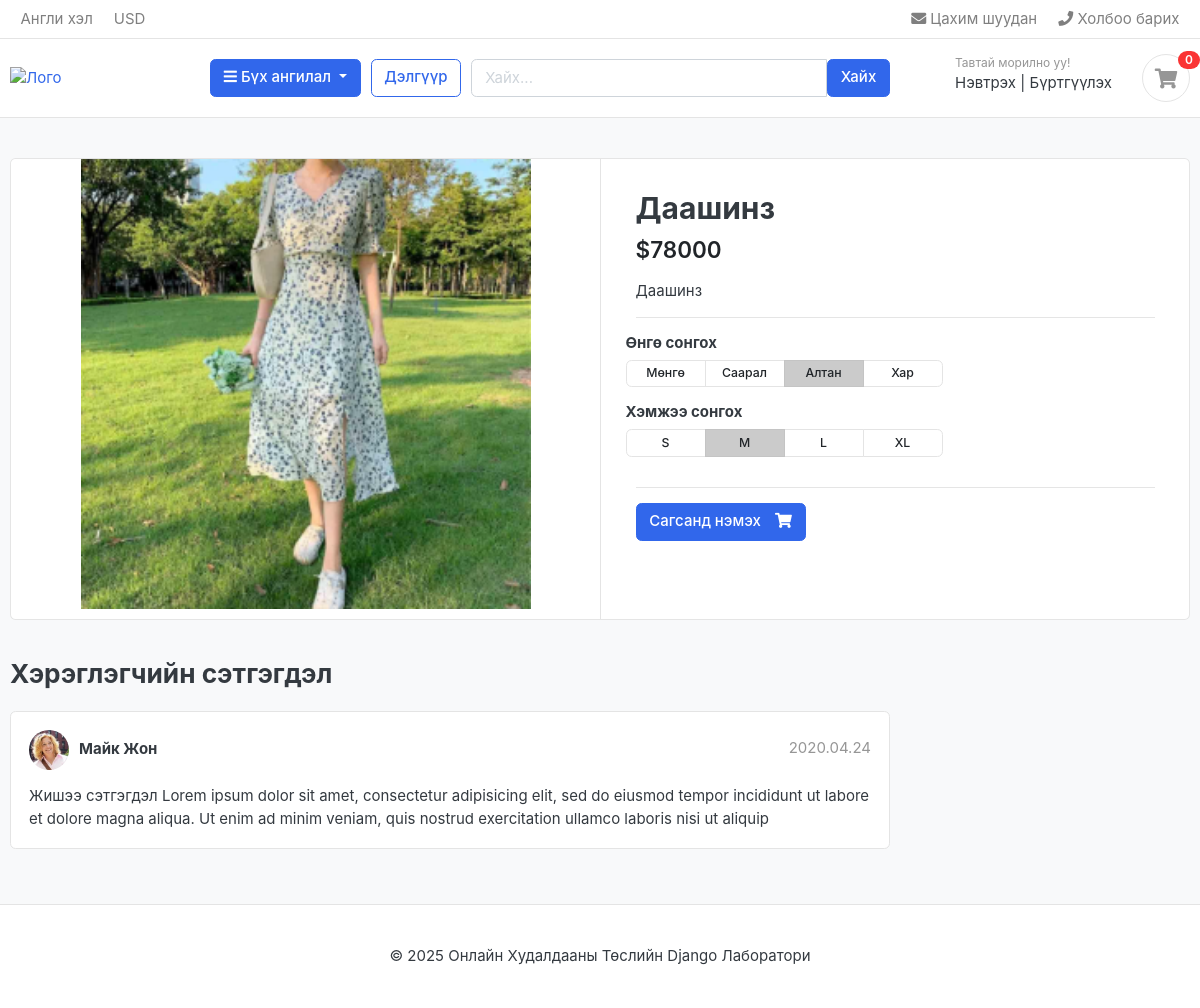
Page /huvcas/daashinz on the committed database.
### shop_app/models.py (models this page shows, shortened)
class Product(models.Model):
    product_name = models.CharField(
        max_length=200,
        unique=True)
    slug = models.SlugField(max_length=200, unique=True)
    description = models.TextField(max_length=500, blank=True)
    price = models.IntegerField()
    images = models.ImageField(upload_to='images/products')
    stock = models.IntegerField()
    is_available = models.BooleanField(default=True)
    category = models.ForeignKey(Category, on_delete=models.CASCADE)
    created_date = models.DateTimeField(auto_now_add=True)
    modified_date = models.DateTimeField(auto_now=True)
    class Meta:
        db_table = "tbl_products"

### shop_app/views.py (the view)
# urls.py: path("<slug:categorySlug>/<slug:productSlug>",     views.product_detail,  name="product_detail"),
def product_detail(request, categorySlug, productSlug):
    category = get_object_or_404(Category, slug=categorySlug)
    product = get_object_or_404(Product, slug=productSlug, category=category)
    in_cart = CartItem.objects.filter(cart__id=_cart_id(request), product=product).exists()
    return render(request, 'product-detail.html', {
        'single_product': product,
        'in_cart': in_cart,
        'product': product,
        'category': category
    })

### cart_app/context_processors.py (called while the page is built)
def counter(request):
    cart_count = 0
    try:
        cart = Cart.objects.filter(id=_cart_id(request))
        cart_items = CartItem.objects.all().filter(cart = cart[:1])
        for cart_item in cart_items:
            cart_count += cart_item.quantity
    except Cart.DoesNotExist:
        cart_count = 0
    return dict(cart_count = cart_count)

### cart_app/views.py (called while the page is built)
def _cart_id(request):
    cart = request.session.session_key
    if not cart:
        cart = request.session.create()
    return cart

### lab2Template/contextProcessors.py (called while the page is built)
def categoriesProcessor(request):
    categories = Category.objects.all()
    return {'categories': categories}

### shop_app/models.py (called while the page is built)
    def getUrl(self):
        return reverse('categoryDetail', kwargs={'slug': self.slug})

### templates/product-detail.html (shortened to what this page needs)
{% extends "base.html" %}
{% load static %}
{% block content %}
<section class="section-content padding-y bg">
<div class="container">
<div class="card">
	<div class="row no-gutters">
		<aside class="col-md-6">
<article class="gallery-wrap">
	<div class="img-big-wrap">
	   {% if product.images %}
	   <a href="#"><img src="{{ product.images.url }}" alt="{{ product.product_name }}"></a>
	   {% else %}
	   <a href="#"><img src="{% static 'images/default_product.jpg' %}" alt="{{ product.product_name }}"></a>
	   {% endif %}
	</div>
</article>
		</aside>
		<main class="col-md-6 border-left">
<article class="content-body">
<h2 class="title">{{ product.product_name }}</h2>
<div class="mb-3">
	<var class="price h4">${{ product.price }}</var>
</div>
<p>{{ product.description|default:"Бүтээгдэхүүний мэдээлэл алга байна." }}</p>
<hr>
<div class="row">
	<div class="item-option-select">
		<h6>Өнгө сонгох</h6>
		<div class="btn-group btn-group-sm btn-group-toggle" data-toggle="buttons">
		  <label class="btn btn-light">
		    <input type="radio" name="radio_color"> Мөнгө
		  </label>
		  <label class="btn btn-light">
		    <input type="radio" name="radio_color"> Саарал
		  </label>
		  <label class="btn btn-light active">
		    <input type="radio" name="radio_color" checked> Алтан
		  </label>
		  <label class="btn btn-light">
		    <input type="radio" name="radio_color"> Хар
		  </label>
		</div>
	</div>
</div>
<div class="row">
	<div class="item-option-select">
		<h6>Хэмжээ сонгох</h6>
		<div class="btn-group btn-group-sm btn-group-toggle" data-toggle="buttons">
		  <label class="btn btn-light">
		    <input type="radio" name="radio_size"> S
		  </label>
		  <label class="btn btn-light active">
		    <input type="radio" name="radio_size" checked> M
		  </label>
		  <label class="btn btn-light">
		    <input type="radio" name="radio_size"> L
		  </label>
		  <label class="btn btn-light">
		    <input type="radio" name="radio_size"> XL
		  </label>
		</div>
	</div>
</div>
<hr>
{% if single_product.stock <= 0 %}
<button class="btn btn-secondary" disabled>
	<span class="text">Бараа дууссан</span>
	<i class="fas fa-ban"></i>
</button>
{% else %}
	{% if in_cart %}
		<a href="" class="btn btn-success">
			<i class="fas fa-check"></i>
		</a>
		<a href="{% url 'cart' %}" class="btn btn-outline-primary">
			<span class="text">Сагс харах</span> <i class="fas fa-eye"></i>
		</a>
	{% else %}
		<a href="{% url 'add_cart' single_product.id %}" class="btn btn-primary">
			<span class="text">Сагсанд нэмэх</span>
			<i class="fas fa-shopping-cart"></i>
		</a>
	{% endif %}
{% endif %}
</article>
		</main>
	</div>
</div>
<br>
<div class="row">
	<div class="col-md-9">
	<header class="section-heading">
		<h3>Хэрэглэгчийн сэтгэгдэл</h3>
	</header>
	<article class="box mb-3">
		<div class="icontext w-100">
			<img src="{% static 'images/avatars/avatar1.jpg' %}" class="img-xs icon rounded-circle" alt="Avatar">
			<div class="text">
				<span class="date text-muted float-md-right">2020.04.24 </span>
				<h6 class="mb-1">Майк Жон</h6>
			</div>
		</div>
		<div class="mt-3">
			<p>
				Жишээ сэтгэгдэл Lorem ipsum dolor sit amet, consectetur adipisicing elit, sed do eiusmod
				tempor incididunt ut labore et dolore magna aliqua. Ut enim ad minim veniam,
				quis nostrud exercitation ullamco laboris nisi ut aliquip
			</p>
		</div>
	</article>
	</div>
</div>
</div>
</section>
{% endblock %}

### static/css/ui.css (style rules this page uses)
html { font-family: "Inter", sans-serif; font-size: 15px; }
.content-body { flex: 1 1 auto; padding: 2rem 2.3rem; }
.img-xs, .img-sm, .img-md, .img-lg { -o-object-fit: cover; object-fit: cover; flex-shrink: 0; flex-grow: 0; }
.img-xs { width: 40px; height: 40px; }
.padding-y { padding-top: 40px; padding-bottom: 40px; }
var { font-style: normal; }
article:after, .form-group:after { display: block; clear: both; content: ""; }
.bg { background-color: #f8f9fa; }
.section-heading { margin-bottom: 20px; margin-top: 15px; }
p:last-child { margin-bottom: 0; }
.btn-light { background-color: #fff; border-color: #e4e4e4; }
.btn .text + i { margin-left: 10px; }
.icontext { display: inline-flex; align-items: center; vertical-align: middle; }
.icontext .text { width: 100%; line-height: 1.2; }
.icontext .icon { position: relative; margin-right: 10px; flex-shrink: 0; flex-grow: 0; }
.price { font-weight: 600; color: #212529; }
.box { padding: 18px; background: #fff; border-radius: 0.37rem; border: 1px solid #e4e4e4; }
.box img { max-width: 100%; }
.gallery-wrap .img-big-wrap { margin-bottom: 10px; border-radius: 0.37rem; overflow: hidden; background-color: #fff; }
.gallery-wrap .img-big-wrap a { text-align: center; display: block; }
.gallery-wrap .img-big-wrap img { height: 450px; width: auto; display: inline-block; }
.item-option-select { margin-bottom: 1rem; display: inline-block; margin-right: 15px; }
.item-option-select .btn { min-width: 80px; }

### rows in the picture
Product: images (picture), product_name "Даашинз", price "78000", description "Даашинз"

### other values in the picture
{{ cart_count }} "0"
